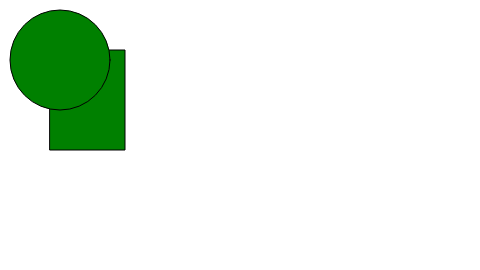
Frame 1 (no input)
Frame 60 (no input): identical to frame 1, image omitted
Frame 120 (the mouse pressed at the canvas centre since frame 60): identical to frame 1, image omitted

The p5.js sketch that drew this single still picture (run headless with seeded random() and noise() and a simulated clock; from frame 60 on, the mouse is pressed at the canvas centre):

// p5.js sketch
// ── sketch.js
// Example 1-1: stroke and fill

function setup() {
    createCanvas(480, 270);
    stroke('black'); 
    fill('green');
  }
  
  function draw() {
    background(255);
    rect(50,50,75,100);
    ellipse(60,60,100,100);
  }
